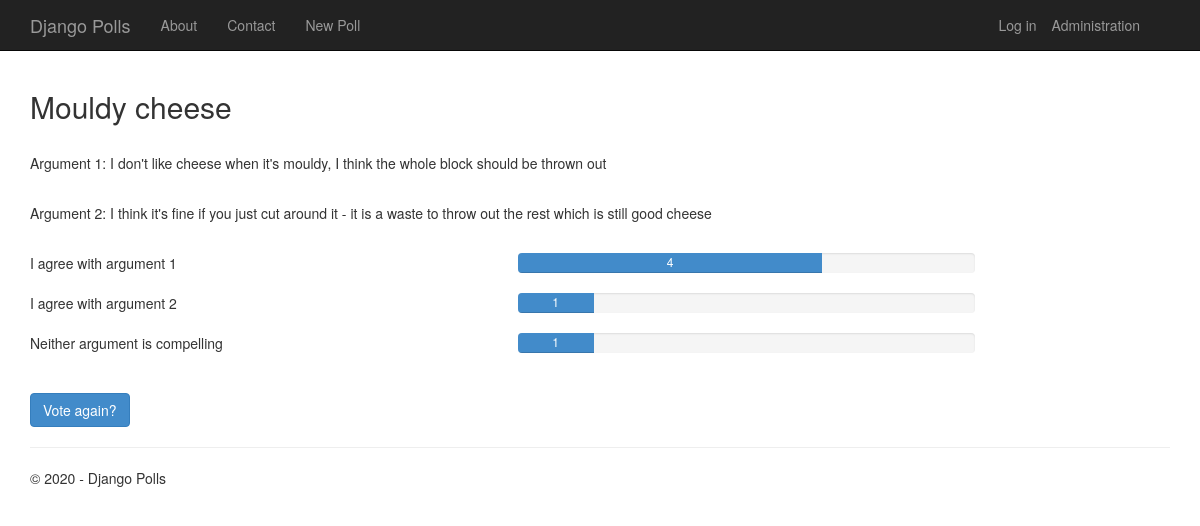
/18/results/, run on the app's committed database.
### app/models.py (models this page shows, shortened)
class Poll(models.Model):
    fields = ['case_title','p1_arg','p2_arg']
    text = models.CharField(max_length=200)
    arg1 = models.CharField(max_length=200)
    arg2 = models.CharField(max_length=200)
    pub_date = models.DateTimeField('date published', default=timezone.now)
    def total_votes(self):
        return self.choice_set.aggregate(Sum('votes'))['votes__sum']

class Choice(models.Model):
    poll = models.ForeignKey(Poll, on_delete=models.CASCADE)
    text = models.CharField(max_length=200)
    votes = models.IntegerField(default=0)
    def votes_percentage(self):
        total=self.poll.total_votes()
        return self.votes / float(total) * 100 if total > 0 else 0

### app/views.py (the view)
class PollResultsView(DetailView):
    model = Poll
    def get_context_data(self, **kwargs):
        context = super(PollResultsView, self).get_context_data(**kwargs)
        context['title'] = 'Results'
        context['year'] = datetime.now().year
        return context

### app/templates/app/results.html
{% extends "app/layout.html" %}
{% block content %}
<h2>{{poll.text}}</h2>
<br />
<p>Argument 1: {{poll.arg1}}</p>
<br />
<p>Argument 2: {{poll.arg2}}</p>
<br />
{% for choice in poll.choice_set.all %}
<div class="row">
    <div class="col-sm-5">{{choice.text}}</div>
    <div class="col-sm-5">
        <div class="progress">
            <div class="progress-bar" role="progressbar" aria-valuenow="{{choice.votes}}" aria-valuemin="0" aria-valuemax="{{poll.total_votes}}" style="width: {{choice.votes_percentage}}%;">
                {{choice.votes}}
            </div>
        </div>
    </div>
</div>
{% endfor %}
<br />
<a class="btn btn-primary" href="{% url 'app:detail' poll.id %}">Vote again?</a>
{% endblock %}

### app/static/app/content/site.css (style rules this page uses)
body { padding-top: 50px; padding-bottom: 20px; }

### data on the page
Poll: text "Mouldy cheese", arg1 "I don't like cheese when it's mouldy, I think the whole block should be thrown out", arg2 "I think it's fine if you just cut around it - it is a waste to throw out the rest which is still good cheese"
Choice: text "I agree with argument 1", votes "4"
Choice: text "I agree with argument 2", votes "1"
Choice: text "Neither argument is compelling", votes "1"

### other printed values
{{ year }} "2020"
